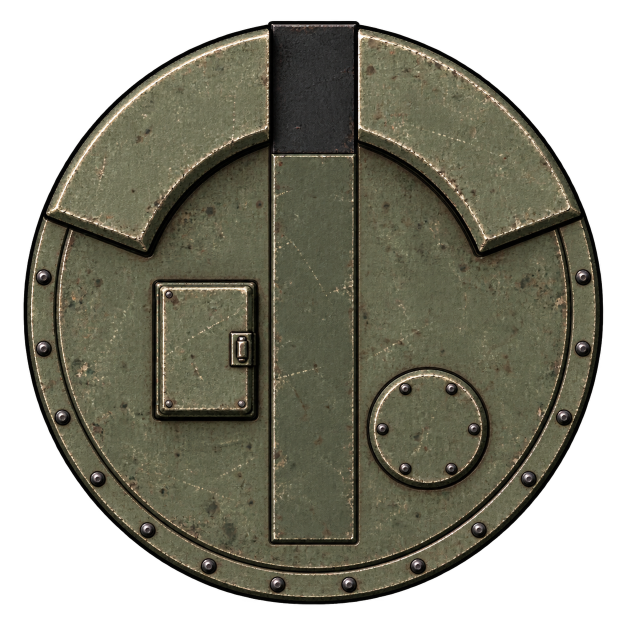
#> input picture art-source/vehicles/gun-plate/shield-master.png, 1254 x 1254 px (shown at 1/2 size)
$ python build.py
#> lines starting #> are read from the running program, lines starting #| are printed output that depends on the picture
"""Build the gun plate sprite in mod/graphics/battle/vehicles/ from an ImageGen master beside this file.

  shield-master.png -> gun-plate.png   a flat turntable behind a curved gunner's shield (adopted)
  cupola-master.png                    candidate: a low armoured cupola with a squared mantlet

The master is reskinned from its guide (guide.py) with true alpha. It is cropped to a square about the master's centre,
which is the guide's centre and the turntable's pivot, so the plate turns on its middle in game; the square spans the
farthest opaque pixel from the centre. Facing north, 256 px. The runtime draws the whole square at
VehicleGun.plateCells.

Run from anywhere: python art-source/vehicles/gun-plate/build.py [master.png]
"""
import sys
from pathlib import Path

from PIL import Image

HERE = Path(__file__).resolve().parent
REPO = HERE.parents[2]
OUT = REPO / "mod" / "graphics" / "battle" / "vehicles" / "gun-plate.png"
SIZE = 256


def build(master: Path) -> None:
    image = Image.open(master).convert("RGBA")
#> image is the input picture: PIL image 1254x1254 RGBA; mean R, G, B, A 61.3, 59.9, 46.6, 170.6
    left, top, right, bottom = image.getchannel("A").point(lambda v: 255 if v >= 24 else 0).getbbox()
#> left = 47; top = 41; right = 1207; bottom = 1209
    cx, cy = image.width / 2, image.height / 2
#> cx = 627; cy = 627
    half = int(max(cx - left, right - cx, cy - top, bottom - cy)) + 2
#> half = 588
    square = image.crop((int(cx - half), int(cy - half), int(cx + half), int(cy + half)))
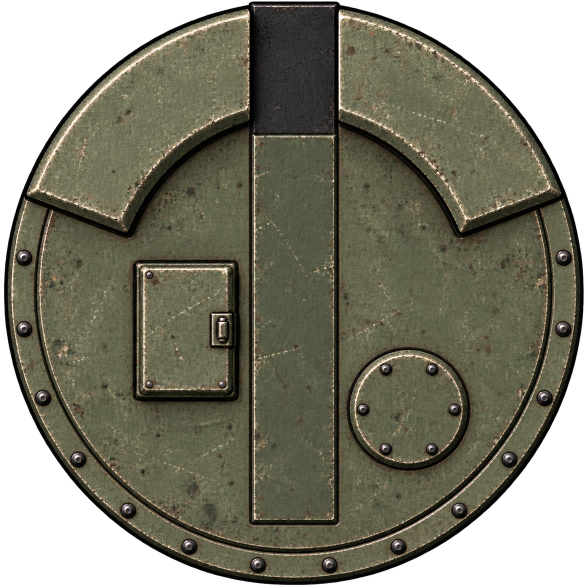
#> square: PIL image 1176x1176 RGBA (shown at 1/2 size); mean R, G, B, A 69.7, 68.1, 53, 194; transparent parts drawn white
    square.resize((SIZE, SIZE), Image.Resampling.LANCZOS).save(OUT)
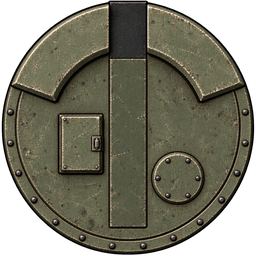
#> saved as gun-plate.png: PIL image 256x256 RGBA; mean R, G, B, A 69.3, 67.7, 52.6, 194; transparent parts drawn white
    print("wrote", OUT)


if __name__ == "__main__":
    build(Path(sys.argv[1]) if len(sys.argv) > 1 else HERE / "shield-master.png")

$ run again, with art-source/vehicles/scuffs/master.png copied over art-source/vehicles/gun-plate/shield-master.png
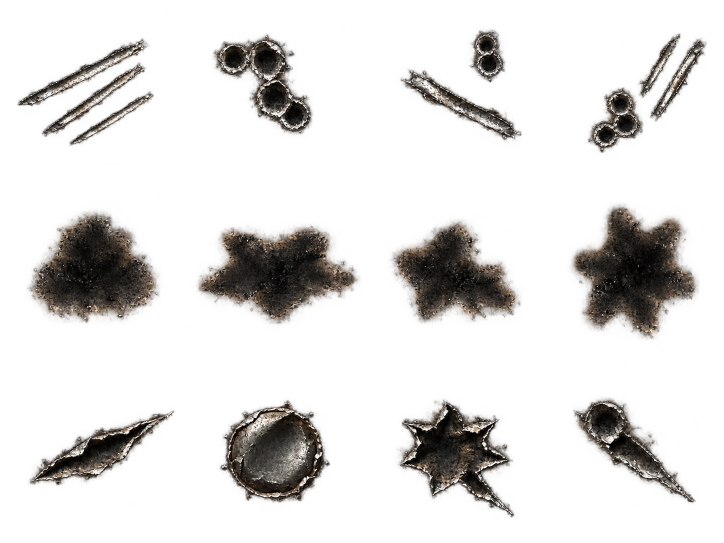
#> input picture art-source/vehicles/scuffs/master.png, 1448 x 1086 px (shown at 1/2 size)
#> in build, image is the input picture: PIL image 1448x1086 RGBA; mean R, G, B, A 20.1, 17.9, 15.6, 45.1
#> left = 34; top = 58; right = 1414; bottom = 1035
#> half = 692
#> in build, `square = image.crop((int(cx - half), int(cy - half), int(cx + half), i..`:
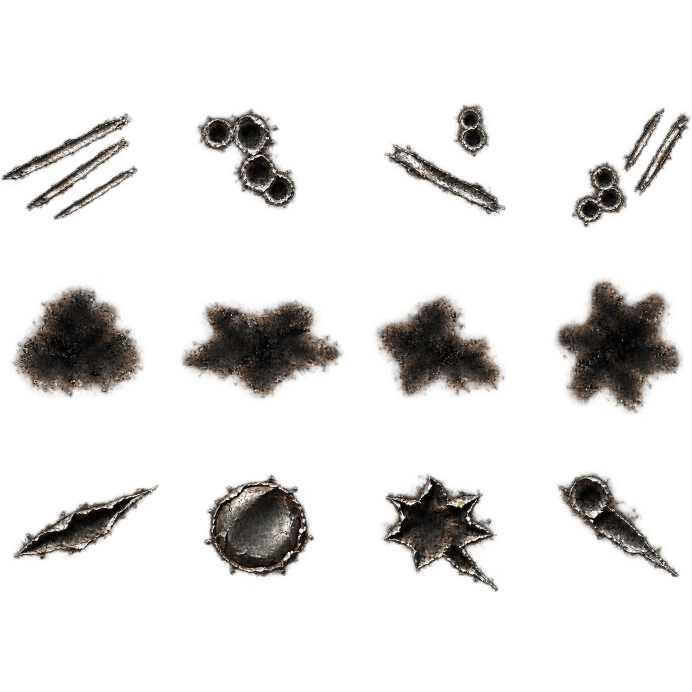
#> square: PIL image 1384x1384 RGBA (shown at 1/2 size); mean R, G, B, A 16.5, 14.7, 12.8, 37; transparent parts drawn white
#> in build, `square.resize((SIZE, SIZE), Image.Resampling.LANCZOS).save(OUT)`:
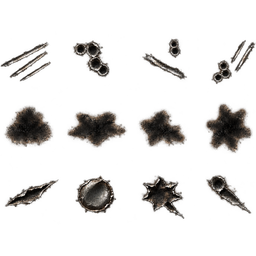
#> saved as gun-plate.png: PIL image 256x256 RGBA; mean R, G, B, A 16.3, 14.5, 12.7, 37; transparent parts drawn white

$ run again, with art-source/vehicles/gun-plate/cupola-master.png copied over art-source/vehicles/gun-plate/shield-master.png
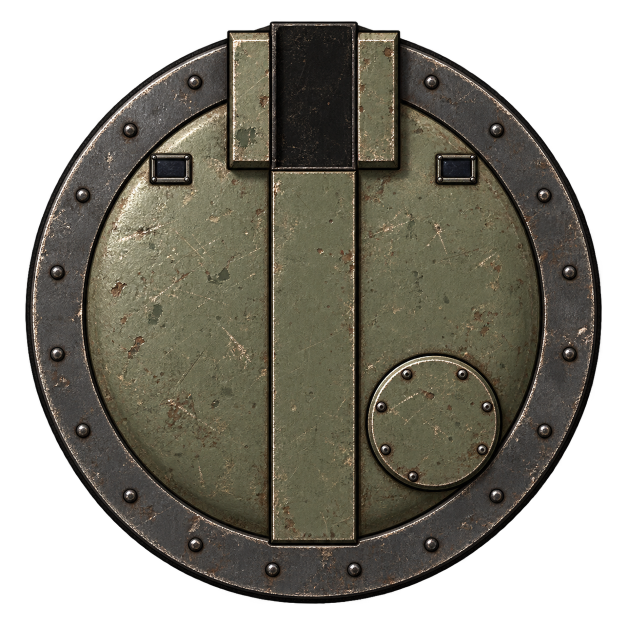
#> input picture art-source/vehicles/gun-plate/cupola-master.png, 1254 x 1254 px (shown at 1/2 size)
#> in build, image is the input picture: PIL image 1254x1254 RGBA; mean R, G, B, A 58.1, 55.1, 45, 168
#> left = 50; top = 42; right = 1204; bottom = 1208
#> half = 587
#> in build, `square = image.crop((int(cx - half), int(cy - half), int(cx + half), i..`:
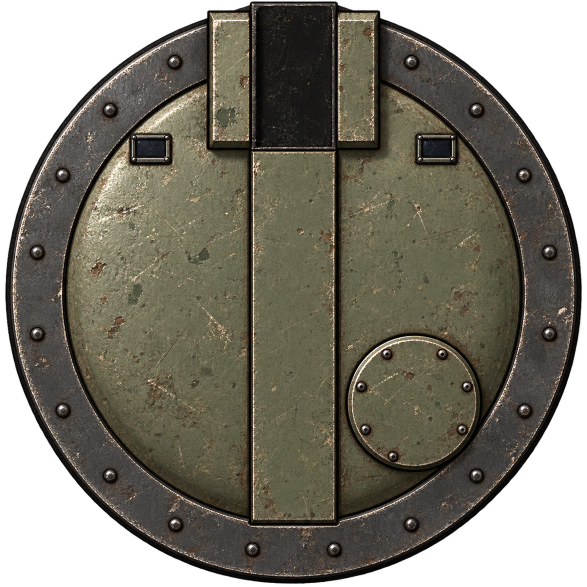
#> square: PIL image 1174x1174 RGBA (shown at 1/2 size); mean R, G, B, A 66.3, 62.8, 51.4, 191.7; transparent parts drawn white
#> in build, `square.resize((SIZE, SIZE), Image.Resampling.LANCZOS).save(OUT)`:
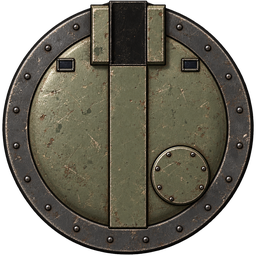
#> saved as gun-plate.png: PIL image 256x256 RGBA; mean R, G, B, A 65.8, 62.4, 50.9, 191.7; transparent parts drawn white
